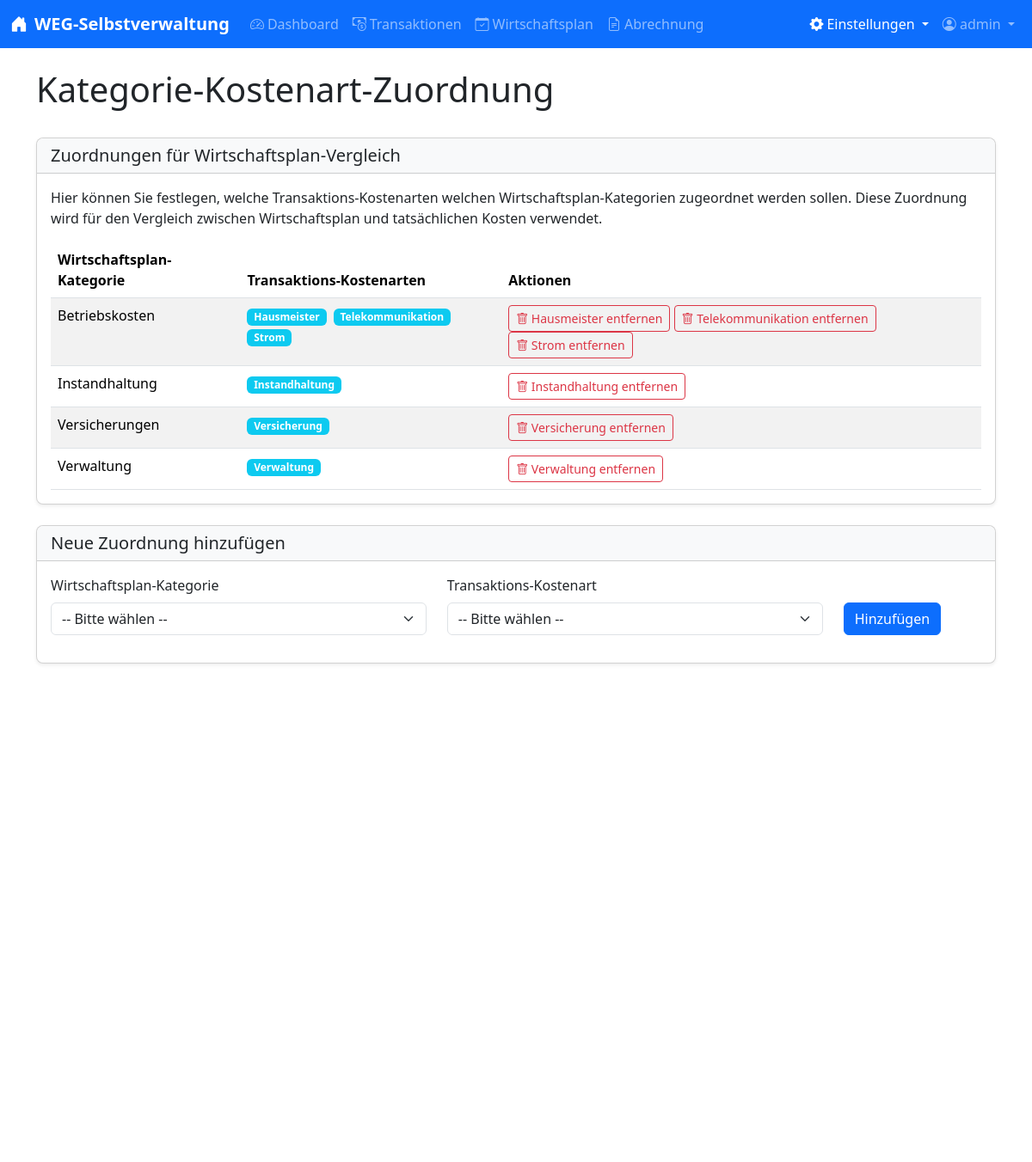
The app's page /settings/kategorie-mapping (signed in) with its own data.
### models.py (models this page shows, shortened)
class User(UserMixin, db.Model):
    id = db.Column(db.Integer, primary_key=True)
    username = db.Column(db.String(150), unique=True, nullable=False)
    password_hash = db.Column(db.String(150), nullable=False)
    is_admin = db.Column(db.Boolean, default=False)
    email = db.Column(db.String(120), unique=True, nullable=True)
    email_verified = db.Column(db.Boolean, default=False)
    notify_transaction_changes = db.Column(db.Boolean, default=True)
    notify_wirtschaftsplan_changes = db.Column(db.Boolean, default=True)
    notify_user_changes = db.Column(db.Boolean, default=True)

class KategorieKostenartMapping(db.Model):
    id = db.Column(db.Integer, primary_key=True)
    wp_kategorie = db.Column(db.String(100), nullable=False)  # Wirtschaftsplan-Kategorie
    tx_kostenart = db.Column(db.String(100), nullable=False)  # Transaktions-Kostenart

### routes/settings.py (the view)
@settings_bp.route('/kategorie-mapping', methods=['GET'])
@login_required
@admin_required
def kategorie_mapping():
    wp_kategorien = db.session.query(Wirtschaftsplan.kategorie).distinct().all()
    wp_kategorien = sorted([k[0] for k in wp_kategorien if k[0]])
    tx_kostenarten = db.session.query(Transaktion.kostenart).distinct().all()
    tx_kostenarten = sorted([k[0] for k in tx_kostenarten if k[0]])
    mappings = get_all_mappings()
    return render_template(
        'settings/kategorie_mapping.html',
        wp_kategorien=wp_kategorien,
        tx_kostenarten=tx_kostenarten,
        mappings=mappings,
        active_tab='kategorie_mapping'
    )

### app.py (called while the page is built)
@app.context_processor
def inject_now():
    return {'now': datetime.now()}

@app.context_processor
def inject_csp_nonce():
    if not hasattr(g, 'csp_nonce'):
        g.csp_nonce = secrets.token_hex(16)
    return {'csp_nonce': g.csp_nonce}

@app.after_request
def add_security_headers(response):
    nonce = getattr(g, 'csp_nonce', secrets.token_hex(16))
    csp_policy = {}
    for key, value in app.config.get('CSP', {}).items():
        if isinstance(value, str) and '{nonce}' in value:
            csp_policy[key] = value.format(nonce=nonce)
        else:
            csp_policy[key] = value
    if csp_policy:
        response.headers['Content-Security-Policy'] = '; '.join(f"{key} {value}" for key, value in csp_policy.items())
    response.headers['X-Content-Type-Options'] = 'nosniff'
    response.headers['X-Frame-Options'] = 'SAMEORIGIN'
    response.headers['X-XSS-Protection'] = '1; mode=block'
    response.headers['Referrer-Policy'] = 'strict-origin-when-cross-origin'
    return response

@login_manager.user_loader
def load_user(user_id):
    return db.session.get(User, int(user_id))

@app.before_request
def limit_login_attempts():
    if request.endpoint == 'auth.login' and request.method == 'POST':
        limiter.limit("10/hour,3/minute")(lambda: None)()

### services/kategorie_mapping_service.py (called while the page is built)
def get_all_mappings():
    mappings = KategorieKostenartMapping.query.all()
    result = {}
    for mapping in mappings:
        if mapping.wp_kategorie not in result:
            result[mapping.wp_kategorie] = []
        result[mapping.wp_kategorie].append(mapping.tx_kostenart)
    return result

### utils/security.py (called while the page is built)
def admin_required(f):
    @wraps(f)
    def decorated_function(*args, **kwargs):
        if not current_user.is_admin:
            flash("Zugriff verweigert. Sie benötigen Administrator-Rechte.", "error")
            return redirect(url_for('dashboard.index'))
        return f(*args, **kwargs)
    return decorated_function

### templates/settings/kategorie_mapping.html (shortened to what this page needs)
{% extends "layout.html" %}
{% block content %}
<div class="d-flex justify-content-between align-items-center mb-4">
    <h1>Kategorie-Kostenart-Zuordnung</h1>
</div>
<div class="card mb-4">
    <div class="card-header bg-light">
        <h5 class="mb-0">Zuordnungen für Wirtschaftsplan-Vergleich</h5>
    </div>
    <div class="card-body">
        <p class="mb-3">
            Hier können Sie festlegen, welche Transaktions-Kostenarten welchen Wirtschaftsplan-Kategorien zugeordnet
            werden sollen.
            Diese Zuordnung wird für den Vergleich zwischen Wirtschaftsplan und tatsächlichen Kosten verwendet.
        </p>
        <div class="table-responsive">
            <table class="table table-striped">
                <thead>
                    <tr>
                        <th>Wirtschaftsplan-Kategorie</th>
                        <th>Transaktions-Kostenarten</th>
                        <th>Aktionen</th>
                    </tr>
                </thead>
                <tbody>
                    {% for kategorie, kostenarten in mappings.items() %}
                    <tr>
                        <td>{{ kategorie }}</td>
                        <td>
                            {% for kostenart in kostenarten %}
                            <span class="badge bg-info me-1">{{ kostenart }}</span>
                            {% endfor %}
                        </td>
                        <td>
                            {% for kostenart in kostenarten %}
                            <form action="{{ url_for('settings.kategorie_mapping_delete') }}" method="post"
                                class="d-inline">
                                <button type="submit" class="btn btn-sm btn-outline-danger"
                                    onclick="return confirm('Zuordnung wirklich löschen?')">
                                    <i class="bi bi-trash"></i> {{ kostenart }} entfernen
                                </button>
                            </form>
                            {% endfor %}
                        </td>
                    </tr>
                    {% else %}
                    <tr>
                        <td colspan="3" class="text-center">Keine Zuordnungen vorhanden.</td>
                    </tr>
                    {% endfor %}
                </tbody>
            </table>
        </div>
    </div>
</div>
<div class="card">
    <div class="card-header bg-light">
        <h5 class="mb-0">Neue Zuordnung hinzufügen</h5>
    </div>
    <div class="card-body">
        <form action="{{ url_for('settings.kategorie_mapping_add') }}" method="post">
            <div class="row">
                <div class="col-md-5">
                    <div class="mb-3">
                        <label for="wp_kategorie" class="form-label">Wirtschaftsplan-Kategorie</label>
                        <select class="form-select" id="wp_kategorie" name="wp_kategorie" required>
                            <option value="">-- Bitte wählen --</option>
                        </select>
                    </div>
                </div>
                <div class="col-md-5">
                    <div class="mb-3">
                        <label for="tx_kostenart" class="form-label">Transaktions-Kostenart</label>
                        <select class="form-select" id="tx_kostenart" name="tx_kostenart" required>
                            <option value="">-- Bitte wählen --</option>
                        </select>
                    </div>
                </div>
                <div class="col-md-2 d-flex align-items-end">
                    <div class="mb-3">
                        <button type="submit" class="btn btn-primary w-100">Hinzufügen</button>
                    </div>
                </div>
            </div>
        </form>
    </div>
</div>
{% endblock %}

### templates/layout.html (shortened to what this page needs)
<!DOCTYPE html>
<html lang="de">
<head>
    <link href="/static/css/bootstrap.min.css" rel="stylesheet">
    <link href="https://cdn.jsdelivr.net/npm/bootstrap-icons@1.10.0/font/bootstrap-icons.css" rel="stylesheet">
    <link href="/static/css/styles.css" rel="stylesheet">
    <link rel="stylesheet" type="text/css" href="https://cdn.datatables.net/1.13.4/css/dataTables.bootstrap5.min.css">
</head>
<body>
    {% if current_user.is_authenticated %}
    <nav class="navbar navbar-expand-lg navbar-dark bg-primary">
        <div class="container-fluid">
            <a class="navbar-brand" href="{{ url_for('dashboard.index') }}">
                <i class="bi bi-house-door-fill me-2"></i>WEG-Selbstverwaltung
            </a>
            <div class="collapse navbar-collapse" id="navbarNav">
                <ul class="navbar-nav me-auto">
                    <li class="nav-item">
                        <a class="nav-link {% if request.endpoint and request.endpoint.startswith('dashboard') %}active{% endif %}"
                            href="{{ url_for('dashboard.index') }}">
                            <i class="bi bi-speedometer2 me-1"></i>Dashboard
                        </a>
                    </li>
                    <li class="nav-item">
                        <a class="nav-link {% if request.endpoint and request.endpoint.startswith('transaktionen') %}active{% endif %}"
                            href="{{ url_for('transaktionen.liste') }}">
                            <i class="bi bi-cash-coin me-1"></i>Transaktionen
                        </a>
                    </li>
                    <li class="nav-item">
                        <a class="nav-link {% if request.endpoint and request.endpoint.startswith('wirtschaftsplan') %}active{% endif %}"
                            href="{{ url_for('wirtschaftsplan.uebersicht') }}">
                            <i class="bi bi-calendar-check me-1"></i>Wirtschaftsplan
                        </a>
                    </li>
                    <li class="nav-item">
                        <a class="nav-link {% if request.endpoint and request.endpoint.startswith('abrechnung') %}active{% endif %}"
                            href="{{ url_for('abrechnung.uebersicht') }}">
                            <i class="bi bi-file-earmark-text me-1"></i>Abrechnung
                        </a>
                    </li>
                </ul>
                <ul class="navbar-nav">
                    <li class="nav-item dropdown">
                        <a class="nav-link dropdown-toggle {% if request.endpoint and (request.endpoint.startswith('settings') or request.endpoint.startswith('miteigentuemer')) %}active{% endif %}"
                            href="#" id="settingsDropdown" role="button" data-bs-toggle="dropdown" aria-expanded="false">
                            <i class="bi bi-gear-fill me-1"></i>Einstellungen
                        </a>
                    </li>
                    <li class="nav-item dropdown">
                        <a class="nav-link dropdown-toggle" href="#" id="navbarDropdown" role="button" data-bs-toggle="dropdown"
                            aria-expanded="false">
                            <i class="bi bi-person-circle"></i> {{ current_user.username }}
                        </a>
                    </li>
            </div>
        </div>
    </nav>
    {% endif %}
    <div class="container mt-4 mb-5">
        {% block content %}{% endblock %}
    </div>
    <footer class="footer mt-auto py-3 bg-light">
        <div class="container text-center">
            <span class="text-muted">WEG-Selbstverwaltung &copy; {{ now.year }} | Version 1.0</span>
        </div>
    </footer>
</body>
</html>

### static/css/styles.css (style rules this page uses)
body { min-height: 100vh; display: flex; flex-direction: column; }
html,body { height: 100%; margin: 0; padding: 0; overflow-y: auto; }
.container { min-height: 100%; position: relative; overflow-y: auto; }
.footer { margin-top: auto; }
.table { margin-bottom: 0; }
.table th { font-weight: 600; }
.form-label { font-weight: 500; }
.card { box-shadow: 0 0.125rem 0.25rem rgba(0, 0, 0, 0.075); border-radius: 0.5rem; }
.card-header { border-radius: 0.5rem 0.5rem 0 0 !important; }
.navbar-brand { font-weight: 600; font-size: 1.25rem; }
.nav-link { font-weight: 500; }

### records on screen
User: username "admin"
KategorieKostenartMapping: wp_kategorie "Betriebskosten", tx_kostenart "Hausmeister"
KategorieKostenartMapping: tx_kostenart "Telekommunikation"
KategorieKostenartMapping: tx_kostenart "Strom"
KategorieKostenartMapping: wp_kategorie "Instandhaltung", tx_kostenart "Instandhaltung"
KategorieKostenartMapping: wp_kategorie "Versicherungen", tx_kostenart "Versicherung"
KategorieKostenartMapping: wp_kategorie "Verwaltung", tx_kostenart "Verwaltung"
